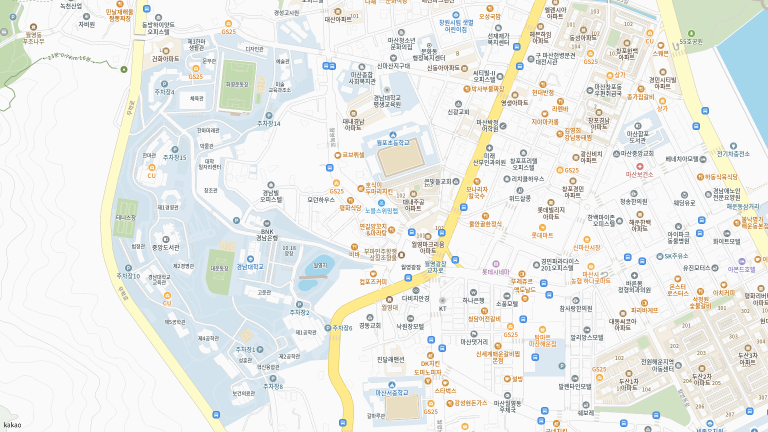
#> input picture map/KakaoMap_20260930_094321.png, 1536 x 864 px (shown at 1/2 size)
$ python build_campus_paths.py
#> lines starting #> are read from the running program, lines starting #| are printed output that depends on the picture; after the words box and inside, x2 and y2 are one past the last pixel; in counts of white or black regions, pixels touching at a corner belong together
# ruff: noqa: E501 — 건물 좌표 표·설명 문장은 줄바꿈하지 않는다
"""교수님이 그린 도보길(map/도보길2.jpg, 빨간 선) → 캠퍼스 도보 그래프(backend/data/campus_paths.json).

일회성 도구(런타임 의존성 아님):
    uv run --with opencv-python-headless --with numpy --with scikit-image python scripts/build_campus_paths.py

1) 도보길 사진을 기준 지도 캡처(map/KakaoMap_20260930_094321.png)에 SIFT+RANSAC으로 정합(호모그래피)
2) 빨간 선 → 중심선(skeleton) → 갈림길·끝점 노드와 간선(길이·꺾은선)
3) 건물 위치(기준 지도 픽셀, 사람이 확인한 값)와 정문을 가장 가까운 노드에 붙인다
좌표계는 기준 지도 픽셀(1px ≈ 1m, 카카오 지도 축척 기준 근사). 화면은 이 좌표로 SVG를 그린다.
"""

from __future__ import annotations

import json
from pathlib import Path

import cv2
import numpy as np
from skimage.morphology import skeletonize

ROOT = Path(__file__).resolve().parents[1]
MAP = ROOT / "map"
OUT = ROOT / "backend" / "data" / "campus_paths.json"
METERS_PER_PX = 1.0

# 기준 지도(1536×864) 위 건물 이름 위치 — 지도 라벨을 보고 사람이 찍은 값(관리자 화면에서 보정 가능하게 확장 예정)
BUILDINGS: dict[str, tuple[int, int]] = {
    "중앙도서관": (345, 494), "법정관": (276, 493), "제1경영관": (338, 415), "제2경영관": (367, 532),
    "한마관": (298, 311), "한마미래관": (416, 261), "박물관": (413, 292), "대학일자리센터": (425, 328),
    "창조관": (421, 381), "제3한마생활관": (393, 90), "문무관": (418, 122), "체육관": (393, 197),
    "화영운동장": (475, 169), "예술관": (566, 123), "미술교육관": (560, 176), "디자인관": (509, 98),
    "본관": (500, 533), "고운관": (529, 585), "10.18광장": (578, 500), "월영지": (640, 531),
    "교육관": (318, 560), "제5공학관": (351, 644), "제4공학관": (419, 677), "제1공학관": (612, 665),
    "제2공학관": (580, 713), "성훈관": (490, 721), "혁신융합관": (535, 734), "보건의료관": (487, 787),
    "대운동장": (438, 537), "테니스장": (252, 436), "BNK경남은행": (534, 470),
    "너른마당": (385, 361),  # 교수님 표시(map/너른마당.jpg) — 스쿨버스 타고 내리는 곳 — 학생들이 부르는 이름(교수님 2026-09-30)
}
GATES: dict[str, tuple[int, int]] = {"정문": (770, 520)}  # 월영광장 쪽(교수님 2026-09-30)
TOUR = ROOT / "backend" / "data" / "campus_tour.json"  # 학교 캠퍼스투어(건물 좌표·사진, 출처: 경남대학교 홈페이지)
PHOTO_DIR = ROOT / "frontend" / "campus"
# 캠퍼스투어 이름 → 길안내 이름(시설·안내물은 제외)
TOUR_RENAME = {"서문(IC수위실)": "서문", "북문(후문)": "북문"}
TOUR_SKIP = {"전경", "정문게시판", "정문수위실", "산복도로진입로", "한마상", "팔각정"}


def read(path: Path) -> np.ndarray:
    return cv2.imdecode(np.fromfile(str(path), dtype=np.uint8), cv2.IMREAD_COLOR)


def homography(photo: np.ndarray, base: np.ndarray) -> np.ndarray:
    g1 = cv2.resize(cv2.cvtColor(photo, cv2.COLOR_BGR2GRAY), None, fx=0.6, fy=0.6)
    g2 = cv2.cvtColor(base, cv2.COLOR_BGR2GRAY)
    sift = cv2.SIFT_create(8000)
    k1, d1 = sift.detectAndCompute(g1, None)
    k2, d2 = sift.detectAndCompute(g2, None)
    good = [a for a, b in cv2.BFMatcher().knnMatch(d1, d2, k=2) if a.distance < 0.75 * b.distance]
    src = np.float32([k1[a.queryIdx].pt for a in good]) / 0.6
    dst = np.float32([k2[a.trainIdx].pt for a in good])
    h, inliers = cv2.findHomography(src, dst, cv2.RANSAC, 4.0)
    print(f"정합: 대응점 {len(good)}, 일치 {int(inliers.sum())}")
    return h


def red_mask(img: np.ndarray) -> np.ndarray:
    hsv = cv2.cvtColor(img, cv2.COLOR_BGR2HSV)
    m = cv2.inRange(hsv, (0, 150, 120), (6, 255, 255)) | cv2.inRange(hsv, (172, 150, 120), (180, 255, 255))
    return cv2.morphologyEx(m, cv2.MORPH_CLOSE, np.ones((5, 5), np.uint8))


NB = [(-1, -1), (-1, 0), (-1, 1), (0, -1), (0, 1), (1, -1), (1, 0), (1, 1)]


def graph_from_skeleton(sk: np.ndarray):
    pts = {(int(y), int(x)) for y, x in zip(*np.nonzero(sk), strict=True)}

    def nbrs(p):
        return [(p[0] + dy, p[1] + dx) for dy, dx in NB if (p[0] + dy, p[1] + dx) in pts]

    special = {p for p in pts if len(nbrs(p)) != 2}
    # 붙어 있는 갈림길 픽셀을 한 노드로
    node_of: dict[tuple[int, int], int] = {}
    nodes: list[list[float]] = []
    for p in special:
        if p in node_of:
            continue
        stack, members = [p], []
        node_of[p] = len(nodes)
        while stack:
            q = stack.pop()
            members.append(q)
            for r in nbrs(q):
                if r in special and r not in node_of:
                    node_of[r] = len(nodes)
                    stack.append(r)
        ys, xs = zip(*members, strict=True)
        nodes.append([round(float(np.mean(xs)), 1), round(float(np.mean(ys)), 1)])

    edges: dict[tuple[int, int, int], list] = {}
    seen: set[tuple[tuple[int, int], tuple[int, int]]] = set()
    for p in special:
        for nxt in nbrs(p):
            if nxt in special or (p, nxt) in seen:
                continue
            path, prev, cur = [p, nxt], p, nxt
            seen.add((p, nxt))
            while cur not in special:
                step = [r for r in nbrs(cur) if r != prev and r not in path[-3:]]
                if not step:
                    break
                prev, cur = cur, step[0]
                path.append(cur)
            if cur not in special:
                continue
            seen.add((cur, path[-2]))
            a, b = node_of[p], node_of[cur]
            if a == b:
                continue
            line = np.array([[x, y] for y, x in path], dtype=np.float32).reshape(-1, 1, 2)
            simple = cv2.approxPolyDP(line, 1.5, False).reshape(-1, 2)
            length = float(np.sum(np.linalg.norm(np.diff(np.array([[x, y] for y, x in path]), axis=0), axis=1)))
            key = (min(a, b), max(a, b), round(length))
            if key not in edges:
                poly = [[int(x), int(y)] for x, y in simple]
                edges[key] = [a, b, round(length * METERS_PER_PX, 1), poly]
    return nodes, list(edges.values())


def prune_spurs(nodes, edges, min_len=10.0):
    """중심선 가지치기: 끝점에 붙은 아주 짧은 간선(선 굵기 잔가지)을 지운다."""
    while True:
        deg: dict[int, int] = {}
        for a, b, _, _ in edges:
            deg[a] = deg.get(a, 0) + 1
            deg[b] = deg.get(b, 0) + 1
        drop = [e for e in edges if e[2] < min_len and (deg[e[0]] == 1 or deg[e[1]] == 1)]
        if not drop:
            return edges
        edges = [e for e in edges if e not in drop]


def nearest(nodes, xy):
    arr = np.array(nodes)
    i = int(np.argmin(np.linalg.norm(arr - np.array(xy), axis=1)))
    return i, float(np.linalg.norm(arr[i] - np.array(xy)))


def fit_geo(places_px: dict[str, tuple[int, int]], tour: dict[str, dict]) -> np.ndarray:
    """(경도, 위도, 1) → 기준 지도 픽셀 최소제곱 아핀. 사람이 찍은 라벨 위치를 기준점으로 쓴다."""
    names = [n for n in places_px if n in tour]
    a = np.array([[tour[n]["lng"], tour[n]["lat"], 1.0] for n in names])
    b = np.array([places_px[n] for n in names], dtype=float)
    coef, *_ = np.linalg.lstsq(a, b, rcond=None)
    res = np.linalg.norm(a @ coef - b, axis=1)
    print(f"좌표 정합: 기준점 {len(names)}, 중앙 오차 {np.median(res):.1f}px")
    return coef


def to_px(coef: np.ndarray, lat: float, lng: float) -> list[int]:
    x, y = np.array([lng, lat, 1.0]) @ coef
    return [int(round(x)), int(round(y))]


def save_photos(tour_items: list[dict]) -> dict[str, str]:
    """건물마다 첫 사진 1장을 640px로 줄여 저장(출처 표기: 개인정보 처리방침·화면 캡션)."""
    import urllib.request

    PHOTO_DIR.mkdir(parents=True, exist_ok=True)
    out = {}
    for o in tour_items:
        if not o.get("photos"):
            continue
        name = f"b{o['seq']}.jpg"
        dest = PHOTO_DIR / name
        if not dest.exists():
            url = "https://www.kyungnam.ac.kr" + urllib.request.quote(o["photos"][0])
            req = urllib.request.Request(url, headers={"User-Agent": "CampusBridge/0.1"})
            data = urllib.request.urlopen(req, timeout=30).read()
            img = cv2.imdecode(np.frombuffer(data, np.uint8), cv2.IMREAD_COLOR)
            if img is None:
                continue
            scale = 640 / max(img.shape[1], 1)
            if scale < 1:
                img = cv2.resize(img, None, fx=scale, fy=scale, interpolation=cv2.INTER_AREA)
            cv2.imencode(".jpg", img, [cv2.IMWRITE_JPEG_QUALITY, 78])[1].tofile(str(dest))
        out[o["name"]] = f"campus/{name}"
    return out


def main() -> None:
    base = read(MAP / "KakaoMap_20260930_094321.png")
#> in read, returned value is the input picture: shape (864, 1536, 3); mean B, G, R 231.8, 236.4, 234
    h = homography(read(MAP / "도보길.jpg"), base)
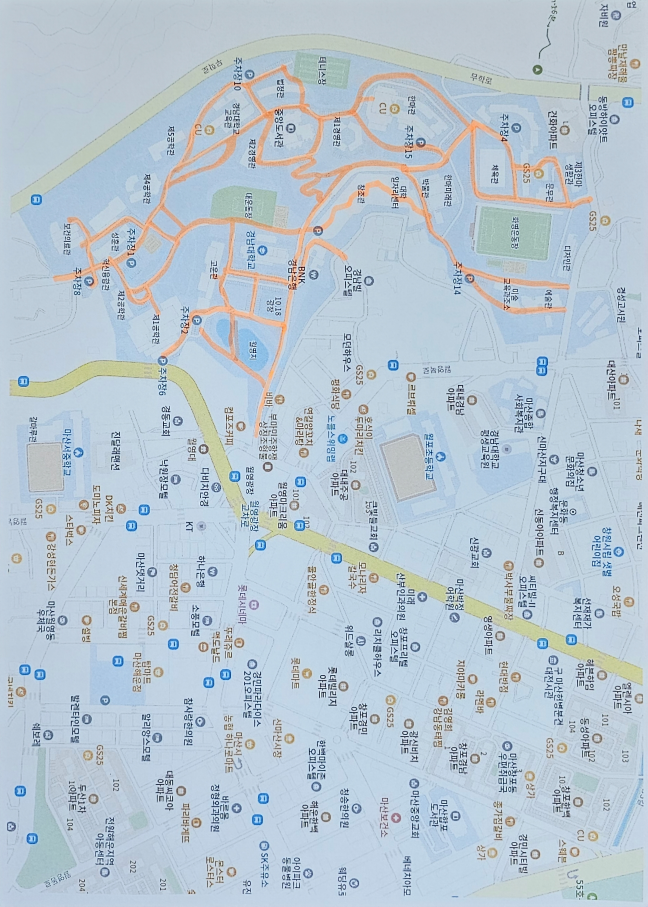
#> input picture map/도보길.jpg, 1943 x 2719 px (shown at 1/3 size)
#> in read, returned value is the input picture: shape (2719, 1943, 3); mean B, G, R 210.2, 198.7, 183.9
#> in homography, `g1 = cv2.resize(cv2.cvtColor(photo, cv2.COLOR_BGR2GRAY), None, fx=0.6,..`:
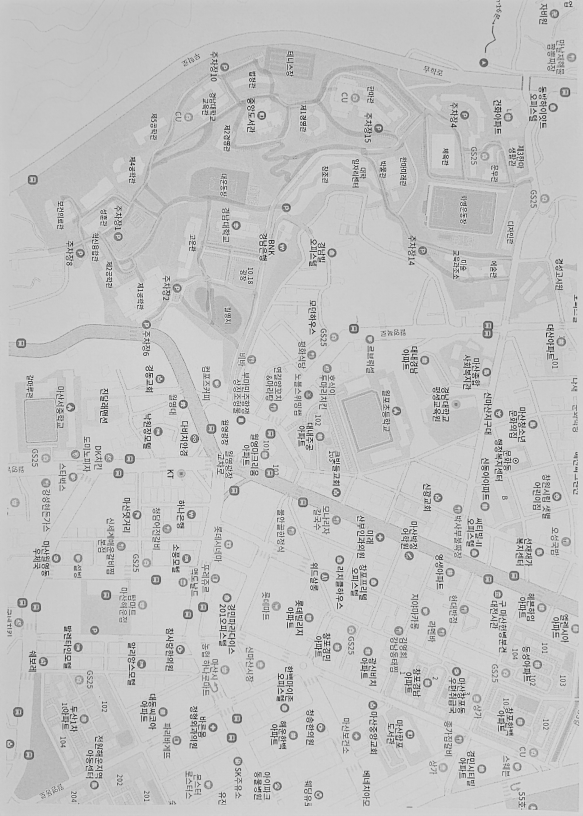
#> g1: shape (1631, 1166) (shown at 1/2 size); min 2, max 254, mean 195.6
#> in homography, `g2 = cv2.cvtColor(base, cv2.COLOR_BGR2GRAY)`:
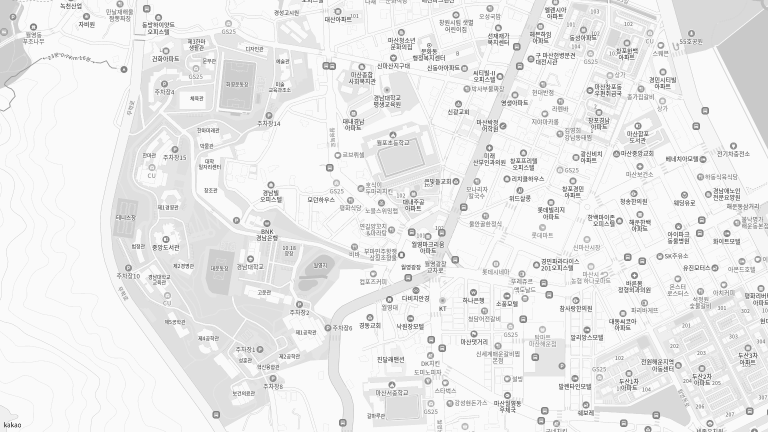
#> g2: shape (864, 1536) (shown at 1/2 size); min 30, max 250, mean 235.4
#> in homography, `k1, d1 = sift.detectAndCompute(g1, None)`: k1 = 8000 keypoints; strongest (x, y, size): (1031, 921, 2.2), (646, 517, 1.8), (545, 484, 2.1), (512, 885, 1.9)
#> in homography, `k2, d2 = sift.detectAndCompute(g2, None)`: k2 = 5039 keypoints; strongest (x, y, size): (1508, 707, 1.8), (1270, 759, 1.9), (1127, 374, 1.9), (723, 246, 2)
#> in homography, `good = [a for a, b in cv2.BFMatcher().knnMatch(d1, d2, k=2) if a.dista..`: good = 1206 matches
#> in homography, `src = np.float32([k1[a.queryIdx].pt for a in good]) / 0.6`: src = 1206 pairs, first value 36.61 to 1919.8, second value 24.12 to 2655.3
#> in homography, `dst = np.float32([k2[a.trainIdx].pt for a in good])`: dst = 1206 pairs, first value 32.94 to 1528.9, second value 2.48 to 853.3
#> in homography, `h, inliers = cv2.findHomography(src, dst, cv2.RANSAC, 4.0)`: h = [[-0.0027, 0.472, 153.7], [-0.464, 0.00288, 884.5], [2.57e-06, 7.98e-06, 1]]; inliers = 1206 values, max 1 at index 1, min 0 at index 0, mean 0.847
#| 정합: 대응점 1206, 일치 1021
    warped = cv2.warpPerspective(red_mask(read(MAP / "도보길2.jpg")), h, (base.shape[1], base.shape[0]))
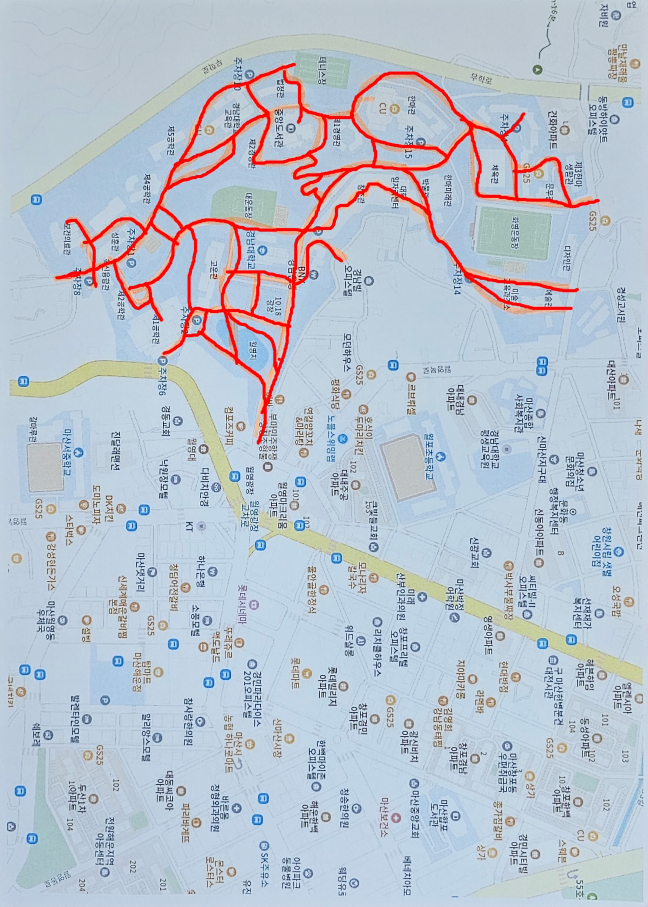
#> input picture map/도보길2.jpg, 1943 x 2719 px (shown at 1/3 size)
#> in read, returned value is the input picture: shape (2719, 1943, 3); mean B, G, R 206.6, 194.7, 185.1
#> in red_mask, `hsv = cv2.cvtColor(img, cv2.COLOR_BGR2HSV)`: hsv: shape (2719, 1943, 3); mean H, S, V 96.3, 44.8, 214.7
#> in red_mask, `m = cv2.inRange(hsv, (0, 150, 120), (6, 255, 255)) | cv2.inRange(hsv, ..`:
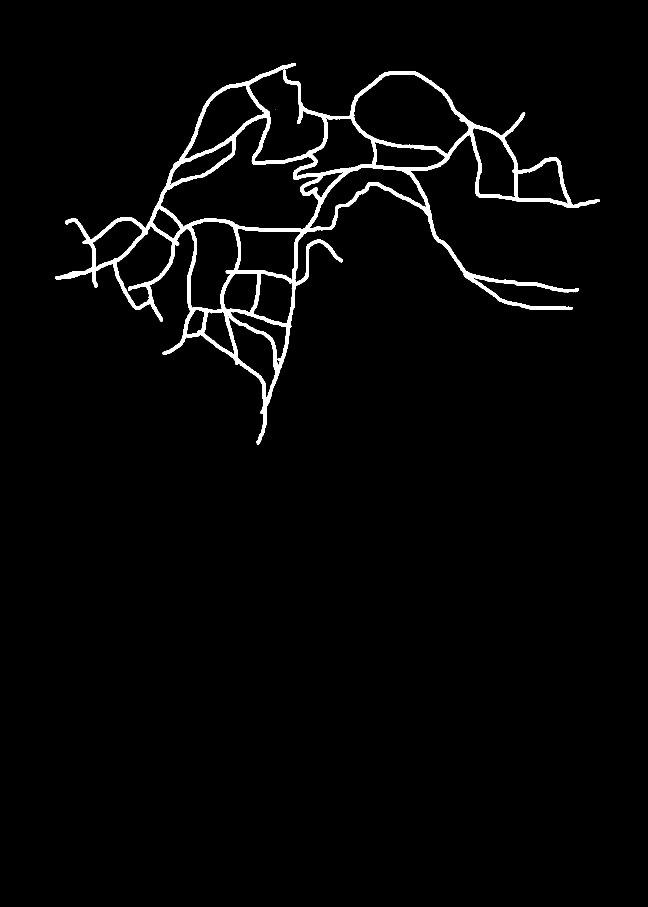
#> m: shape (2719, 1943) (shown at 1/3 size); 2.3% white; 2 white regions (1 under 20 px), largest, box (x1, y1, x2, y2) and area: (166, 189, 1799, 1334) 119663
#> in red_mask, `return cv2.morphologyEx(m, cv2.MORPH_CLOSE, np.ones((5, 5), np.uint8))`: returned value: shape (2719, 1943); 2.3% white; 2 white regions (1 under 20 px), largest, box (x1, y1, x2, y2) and area: (166, 189, 1799, 1334) 120396
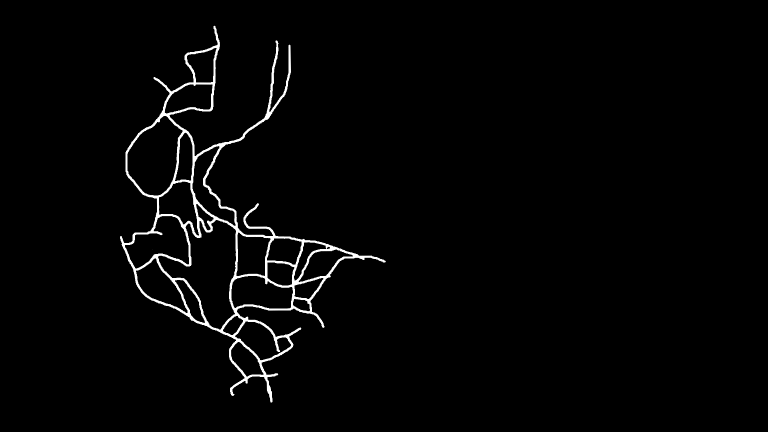
#> warped: shape (864, 1536) (shown at 1/2 size); min 0, max 255, mean 5
    sk = skeletonize(warped > 0)
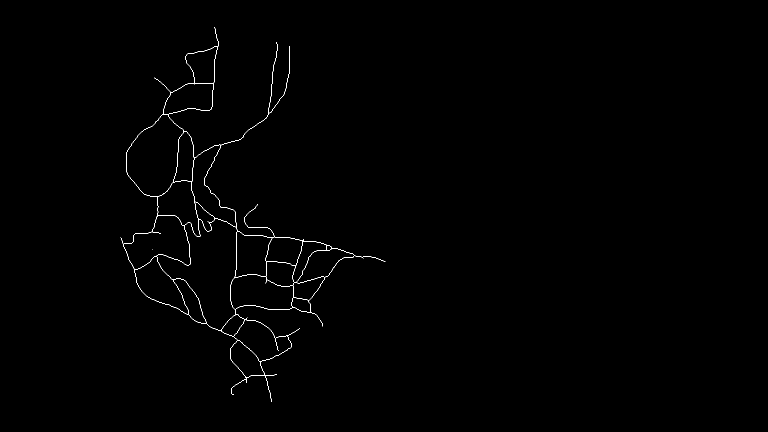
#> sk: shape (864, 1536) bool (shown at 1/2 size); 0.38% white in thin lines or dots, all inside (x1, y1, x2, y2) = (241, 54, 771, 804)
    nodes, edges = graph_from_skeleton(sk)
#> in graph_from_skeleton, `pts = {(int(y), int(x)) for y, x in zip(*np.nonzero(sk), strict=True)}`: pts = 5084 items
#> in graph_from_skeleton, `special = {p for p in pts if len(nbrs(p)) != 2}`: special = 233 items
#> the loop in graph_from_skeleton, `for p in special:` made 233 passes
#> (ys, xs) on passes 2, 6, 7: ((290, 291, 290), (442, 441, 441)), ((475,), (241,)), ((570,), (585,))
#> after the loop in graph_from_skeleton, `for p in special:`: nodes = 81 pairs, first value 241 to 770, second value 54 to 803
#> the loop in graph_from_skeleton, `for p in special:` made 233 passes
#> p on passes 1 to 3: (677, 550), (290, 442), (515, 725)
#> after the loop in graph_from_skeleton, `for p in special:`: edges = 102 items; seen = 204 items
#> edges = 102 items
    edges = prune_spurs(nodes, edges)
#> edges = 97 items
    used = sorted({a for a, *_ in edges} | {b for _, b, *_ in edges})
#> used = 75 values from 0 to 80
    remap = {old: i for i, old in enumerate(used)}
#> remap = 75 items
    nodes = [nodes[i] for i in used]
#> nodes = 75 pairs, first value 241 to 770, second value 54 to 803
    edges = [[remap[a], remap[b], length, poly] for a, b, length, poly in edges]
#> (the run stopped early here; a loop or call above may not have finished)
